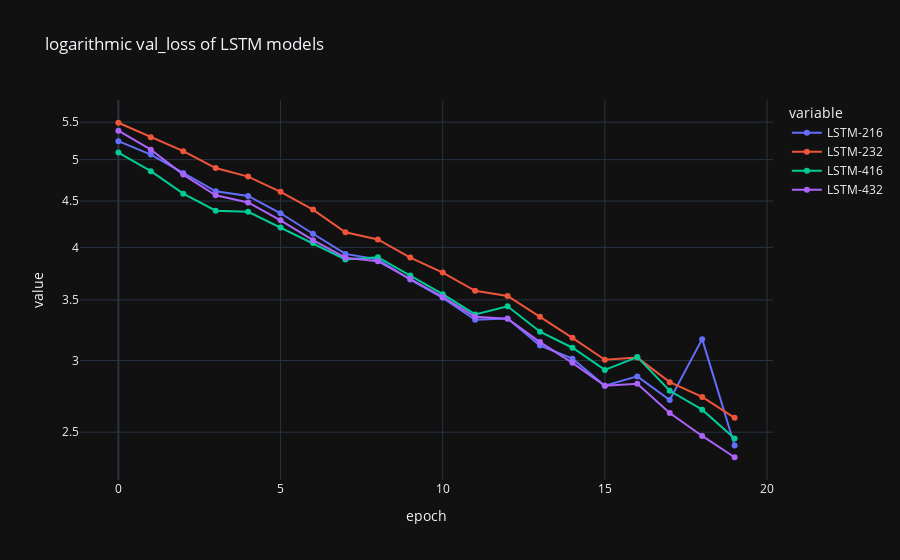

The notebook cell saved with this chart:
### Code cell
plot_selection_metric("LSTM")

### Figure 1 — Plotly figure (JSON) as saved in the notebook; plotly's stock layout.template omitted (floating-point values rounded to 4 significant figures)
{"data": [{"hovertemplate": "variable=LSTM-216<br>epoch=%{x}<br>value=%{y}<extra></extra>", "legendgroup": "LSTM-216", "line": {"color": "#636efa", "dash": "solid"}, "marker": {"symbol": "circle"}, "mode": "lines+markers", "name": "LSTM-216", "orientation": "v", "showlegend": true, "type": "scatter", "x": [0, 1, 2, 3, 4, 5, 6, 7, 8, 9, 10, 11, 12, 13, 14, 15, 16, 17, 18, 19], "xaxis": "x", "y": [5.241, 5.065, 4.833, 4.613, 4.559, 4.362, 4.141, 3.934, 3.878, 3.686, 3.518, 3.327, 3.338, 3.117, 3.014, 2.814, 2.881, 2.713, 3.167, 2.416], "yaxis": "y"}, {"hovertemplate": "variable=LSTM-232<br>epoch=%{x}<br>value=%{y}<extra></extra>", "legendgroup": "LSTM-232", "line": {"color": "#EF553B", "dash": "solid"}, "marker": {"symbol": "circle"}, "mode": "lines+markers", "name": "LSTM-232", "orientation": "v", "showlegend": true, "type": "scatter", "x": [0, 1, 2, 3, 4, 5, 6, 7, 8, 9, 10, 11, 12, 13, 14, 15, 16, 17, 18, 19], "xaxis": "x", "y": [5.492, 5.292, 5.109, 4.894, 4.789, 4.607, 4.404, 4.156, 4.081, 3.898, 3.752, 3.582, 3.535, 3.352, 3.178, 3.005, 3.022, 2.839, 2.735, 2.593], "yaxis": "y"}, {"hovertemplate": "variable=LSTM-416<br>epoch=%{x}<br>value=%{y}<extra></extra>", "legendgroup": "LSTM-416", "line": {"color": "#00cc96", "dash": "solid"}, "marker": {"symbol": "circle"}, "mode": "lines+markers", "name": "LSTM-416", "orientation": "v", "showlegend": true, "type": "scatter", "x": [0, 1, 2, 3, 4, 5, 6, 7, 8, 9, 10, 11, 12, 13, 14, 15, 16, 17, 18, 19], "xaxis": "x", "y": [5.091, 4.855, 4.585, 4.392, 4.379, 4.206, 4.045, 3.879, 3.901, 3.723, 3.551, 3.373, 3.443, 3.227, 3.099, 2.929, 3.026, 2.778, 2.647, 2.46], "yaxis": "y"}, {"hovertemplate": "variable=LSTM-432<br>epoch=%{x}<br>value=%{y}<extra></extra>", "legendgroup": "LSTM-432", "line": {"color": "#ab63fa", "dash": "solid"}, "marker": {"symbol": "circle"}, "mode": "lines+markers", "name": "LSTM-432", "orientation": "v", "showlegend": true, "type": "scatter", "x": [0, 1, 2, 3, 4, 5, 6, 7, 8, 9, 10, 11, 12, 13, 14, 15, 16, 17, 18, 19], "xaxis": "x", "y": [5.382, 5.128, 4.813, 4.566, 4.484, 4.285, 4.074, 3.896, 3.862, 3.693, 3.527, 3.352, 3.337, 3.144, 2.982, 2.813, 2.827, 2.625, 2.476, 2.346], "yaxis": "y"}], "layout": {"legend": {"title": {"text": "variable"}, "tracegroupgap": 0}, "title": {"text": "logarithmic val_loss of LSTM models"}, "xaxis": {"anchor": "y", "domain": [0, 1], "title": {"text": "epoch"}}, "yaxis": {"anchor": "x", "domain": [0, 1], "title": {"text": "value"}, "type": "log"}}}
